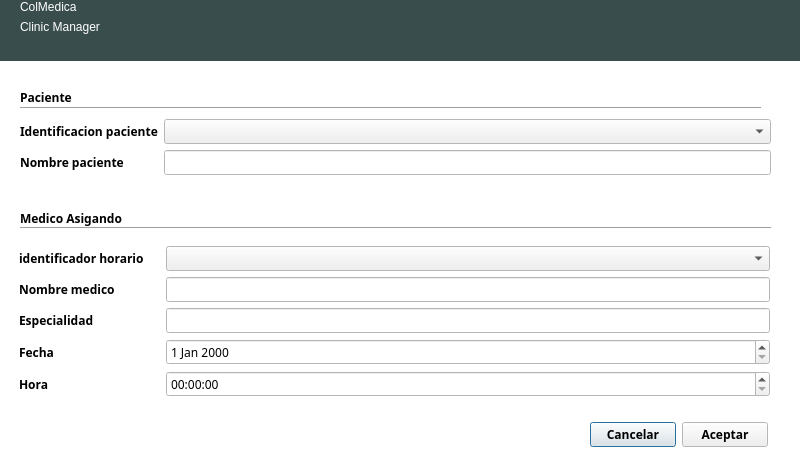
<?xml version="1.0" encoding="UTF-8"?>
<ui version="4.0">
 <class>DialogNuevaCita</class>
 <widget class="QDialog" name="DialogNuevaCita">
  <property name="geometry">
   <rect>
    <x>0</x>
    <y>0</y>
    <width>800</width>
    <height>463</height>
   </rect>
  </property>
  <property name="palette">
   <palette>
    <active>
     <colorrole role="Base">
      <brush brushstyle="SolidPattern">
       <color alpha="255">
        <red>255</red>
        <green>255</green>
        <blue>255</blue>
       </color>
      </brush>
     </colorrole>
     <colorrole role="Window">
      <brush brushstyle="SolidPattern">
       <color alpha="255">
        <red>255</red>
        <green>255</green>
        <blue>255</blue>
       </color>
      </brush>
     </colorrole>
    </active>
    <inactive>
     <colorrole role="Base">
      <brush brushstyle="SolidPattern">
       <color alpha="255">
        <red>255</red>
        <green>255</green>
        <blue>255</blue>
       </color>
      </brush>
     </colorrole>
     <colorrole role="Window">
      <brush brushstyle="SolidPattern">
       <color alpha="255">
        <red>255</red>
        <green>255</green>
        <blue>255</blue>
       </color>
      </brush>
     </colorrole>
    </inactive>
    <disabled>
     <colorrole role="Base">
      <brush brushstyle="SolidPattern">
       <color alpha="255">
        <red>255</red>
        <green>255</green>
        <blue>255</blue>
       </color>
      </brush>
     </colorrole>
     <colorrole role="Window">
      <brush brushstyle="SolidPattern">
       <color alpha="255">
        <red>255</red>
        <green>255</green>
        <blue>255</blue>
       </color>
      </brush>
     </colorrole>
    </disabled>
   </palette>
  </property>
  <property name="windowTitle">
   <string>Nueva cita</string>
  </property>
  <property name="autoFillBackground">
   <bool>true</bool>
  </property>
  <widget class="QWidget" name="widget" native="true">
   <property name="geometry">
    <rect>
     <x>10</x>
     <y>70</y>
     <width>781</width>
     <height>461</height>
    </rect>
   </property>
   <property name="font">
    <font>
     <family>Ubuntu Condensed</family>
     <weight>75</weight>
     <bold>true</bold>
    </font>
   </property>
   <property name="autoFillBackground">
    <bool>true</bool>
   </property>
   <widget class="QWidget" name="layoutWidget">
    <property name="geometry">
     <rect>
      <x>580</x>
      <y>350</y>
      <width>178</width>
      <height>29</height>
     </rect>
    </property>
    <layout class="QHBoxLayout" name="horizontalLayout">
     <item>
      <widget class="QPushButton" name="pushButtonCancelar">
       <property name="text">
        <string>Cancelar</string>
       </property>
      </widget>
     </item>
     <item>
      <widget class="QPushButton" name="pushButtonAceptar">
       <property name="text">
        <string>Aceptar</string>
       </property>
      </widget>
     </item>
    </layout>
   </widget>
   <widget class="QLabel" name="label_2">
    <property name="geometry">
     <rect>
      <x>10</x>
      <y>20</y>
      <width>58</width>
      <height>15</height>
     </rect>
    </property>
    <property name="text">
     <string>Paciente</string>
    </property>
   </widget>
   <widget class="Line" name="line">
    <property name="geometry">
     <rect>
      <x>10</x>
      <y>150</y>
      <width>751</width>
      <height>16</height>
     </rect>
    </property>
    <property name="orientation">
     <enum>Qt::Horizontal</enum>
    </property>
   </widget>
   <widget class="QLabel" name="label">
    <property name="geometry">
     <rect>
      <x>10</x>
      <y>140</y>
      <width>121</width>
      <height>16</height>
     </rect>
    </property>
    <property name="text">
     <string>Medico Asigando</string>
    </property>
   </widget>
   <widget class="Line" name="line_2">
    <property name="geometry">
     <rect>
      <x>10</x>
      <y>30</y>
      <width>741</width>
      <height>16</height>
     </rect>
    </property>
    <property name="orientation">
     <enum>Qt::Horizontal</enum>
    </property>
   </widget>
   <widget class="QWidget" name="layoutWidget">
    <property name="geometry">
     <rect>
      <x>10</x>
      <y>49</y>
      <width>751</width>
      <height>62</height>
     </rect>
    </property>
    <layout class="QFormLayout" name="formLayout">
     <item row="0" column="0">
      <widget class="QLabel" name="labelIdentificacionPaciente">
       <property name="text">
        <string>Identificacion paciente</string>
       </property>
      </widget>
     </item>
     <item row="0" column="1">
      <widget class="QComboBox" name="comboBoxIdentificacionPaciente">
       <property name="font">
        <font>
         <weight>50</weight>
         <bold>false</bold>
        </font>
       </property>
      </widget>
     </item>
     <item row="1" column="0">
      <widget class="QLabel" name="labelNombrePaciente">
       <property name="text">
        <string>Nombre paciente</string>
       </property>
      </widget>
     </item>
     <item row="1" column="1">
      <widget class="QLineEdit" name="lineEditNombrePaciente">
       <property name="font">
        <font>
         <weight>50</weight>
         <bold>false</bold>
        </font>
       </property>
       <property name="dragEnabled">
        <bool>false</bool>
       </property>
       <property name="readOnly">
        <bool>true</bool>
       </property>
      </widget>
     </item>
    </layout>
   </widget>
   <widget class="QWidget" name="layoutWidget">
    <property name="geometry">
     <rect>
      <x>9</x>
      <y>176</y>
      <width>751</width>
      <height>161</height>
     </rect>
    </property>
    <layout class="QFormLayout" name="formLayout_2">
     <item row="0" column="0">
      <widget class="QLabel" name="labelIdentificadorHorario">
       <property name="text">
        <string>identificador horario     </string>
       </property>
      </widget>
     </item>
     <item row="0" column="1">
      <widget class="QComboBox" name="comboBoxIdentificacionHorario">
       <property name="font">
        <font>
         <weight>50</weight>
         <bold>false</bold>
        </font>
       </property>
      </widget>
     </item>
     <item row="1" column="0">
      <widget class="QLabel" name="labelNombreMedico">
       <property name="text">
        <string>Nombre medico</string>
       </property>
      </widget>
     </item>
     <item row="1" column="1">
      <widget class="QLineEdit" name="lineEditNombreMedico">
       <property name="font">
        <font>
         <weight>50</weight>
         <bold>false</bold>
        </font>
       </property>
       <property name="readOnly">
        <bool>true</bool>
       </property>
      </widget>
     </item>
     <item row="2" column="0">
      <widget class="QLabel" name="labelEspecialidad">
       <property name="text">
        <string>Especialidad</string>
       </property>
      </widget>
     </item>
     <item row="2" column="1">
      <widget class="QLineEdit" name="lineEditEspecialidad">
       <property name="font">
        <font>
         <weight>50</weight>
         <bold>false</bold>
        </font>
       </property>
       <property name="readOnly">
        <bool>true</bool>
       </property>
      </widget>
     </item>
     <item row="3" column="0">
      <widget class="QLabel" name="labelFecha">
       <property name="text">
        <string>Fecha</string>
       </property>
      </widget>
     </item>
     <item row="3" column="1">
      <widget class="QDateEdit" name="dateEditFecha">
       <property name="font">
        <font>
         <weight>50</weight>
         <bold>false</bold>
        </font>
       </property>
      </widget>
     </item>
     <item row="4" column="0">
      <widget class="QLabel" name="labelHora">
       <property name="text">
        <string>Hora</string>
       </property>
      </widget>
     </item>
     <item row="4" column="1">
      <widget class="QTimeEdit" name="timeEditHora">
       <property name="font">
        <font>
         <weight>50</weight>
         <bold>false</bold>
        </font>
       </property>
      </widget>
     </item>
    </layout>
   </widget>
  </widget>
  <widget class="QWidget" name="widget_2" native="true">
   <property name="geometry">
    <rect>
     <x>0</x>
     <y>0</y>
     <width>801</width>
     <height>61</height>
    </rect>
   </property>
   <property name="palette">
    <palette>
     <active>
      <colorrole role="WindowText">
       <brush brushstyle="SolidPattern">
        <color alpha="255">
         <red>255</red>
         <green>255</green>
         <blue>255</blue>
        </color>
       </brush>
      </colorrole>
      <colorrole role="Base">
       <brush brushstyle="SolidPattern">
        <color alpha="255">
         <red>255</red>
         <green>255</green>
         <blue>255</blue>
        </color>
       </brush>
      </colorrole>
      <colorrole role="Window">
       <brush brushstyle="SolidPattern">
        <color alpha="255">
         <red>57</red>
         <green>77</green>
         <blue>76</blue>
        </color>
       </brush>
      </colorrole>
     </active>
     <inactive>
      <colorrole role="WindowText">
       <brush brushstyle="SolidPattern">
        <color alpha="255">
         <red>255</red>
         <green>255</green>
         <blue>255</blue>
        </color>
       </brush>
      </colorrole>
      <colorrole role="Base">
       <brush brushstyle="SolidPattern">
        <color alpha="255">
         <red>255</red>
         <green>255</green>
         <blue>255</blue>
        </color>
       </brush>
      </colorrole>
      <colorrole role="Window">
       <brush brushstyle="SolidPattern">
        <color alpha="255">
         <red>57</red>
         <green>77</green>
         <blue>76</blue>
        </color>
       </brush>
      </colorrole>
     </inactive>
     <disabled>
      <colorrole role="WindowText">
       <brush brushstyle="SolidPattern">
        <color alpha="255">
         <red>159</red>
         <green>158</green>
         <blue>158</blue>
        </color>
       </brush>
      </colorrole>
      <colorrole role="Base">
       <brush brushstyle="SolidPattern">
        <color alpha="255">
         <red>57</red>
         <green>77</green>
         <blue>76</blue>
        </color>
       </brush>
      </colorrole>
      <colorrole role="Window">
       <brush brushstyle="SolidPattern">
        <color alpha="255">
         <red>57</red>
         <green>77</green>
         <blue>76</blue>
        </color>
       </brush>
      </colorrole>
     </disabled>
    </palette>
   </property>
   <property name="autoFillBackground">
    <bool>true</bool>
   </property>
   <widget class="QWidget" name="widget_3" native="true">
    <property name="geometry">
     <rect>
      <x>590</x>
      <y>10</y>
      <width>41</width>
      <height>41</height>
     </rect>
    </property>
    <property name="contextMenuPolicy">
     <enum>Qt::NoContextMenu</enum>
    </property>
    <property name="autoFillBackground">
     <bool>false</bool>
    </property>
    <property name="styleSheet">
     <string notr="true">image: url(:/Iconos/user_big.png);</string>
    </property>
   </widget>
   <widget class="QWidget" name="layoutWidget_3">
    <property name="geometry">
     <rect>
      <x>20</x>
      <y>0</y>
      <width>162</width>
      <height>61</height>
     </rect>
    </property>
    <layout class="QFormLayout" name="formLayout_4">
     <item row="0" column="0">
      <widget class="QLabel" name="label_7">
       <property name="styleSheet">
        <string notr="true">font: 30pt &quot;Ubuntu Condensed&quot;;
color: rgb(255, 255, 255);</string>
       </property>
       <property name="text">
        <string>ColMedica</string>
       </property>
      </widget>
     </item>
     <item row="1" column="0">
      <widget class="QLabel" name="label_8">
       <property name="text">
        <string>Clinic Manager</string>
       </property>
      </widget>
     </item>
    </layout>
   </widget>
  </widget>
 </widget>
 <resources/>
 <connections>
  <connection>
   <sender>pushButtonCancelar</sender>
   <signal>clicked()</signal>
   <receiver>DialogNuevaCita</receiver>
   <slot>close()</slot>
   <hints>
    <hint type="sourcelabel">
     <x>238</x>
     <y>280</y>
    </hint>
    <hint type="destinationlabel">
     <x>73</x>
     <y>268</y>
    </hint>
   </hints>
  </connection>
 </connections>
</ui>
